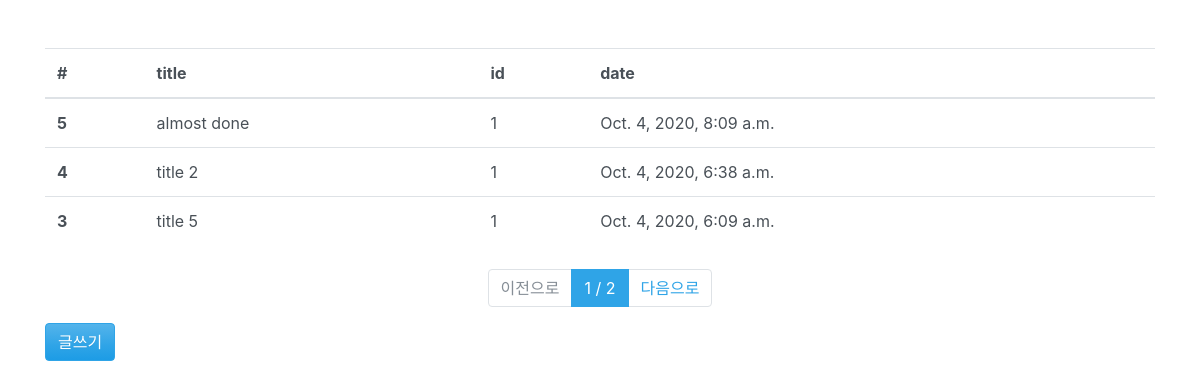
Before: /board/list/ with the older database file.
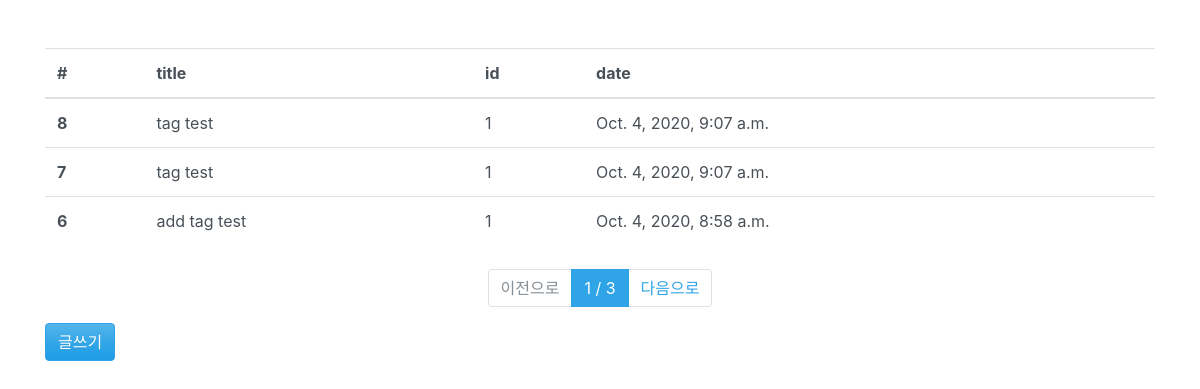
After: the same page with the newer database file.
### board/models.py (models this page shows, shortened)
class Board(models.Model):
    title = models.CharField(max_length=128, verbose_name='제목')
    contents = models.TextField(verbose_name='내용')
    writer  = models.ForeignKey('user.User', on_delete=models.CASCADE, verbose_name='작성자')
    registared_dttm = models.DateTimeField(auto_now_add=True, verbose_name='등록시간')
    tags = models.ManyToManyField("tag.Tag", verbose_name='태그')
    objects = models.Manager()
    class Meta:
        db_table = 'community_board'
        verbose_name = '게시글'
        verbose_name_plural = '게시글'

### user/models.py (models this page shows)
class User(models.Model):
    username = models.CharField(max_length=64, verbose_name='사용자명')
    useremail = models.EmailField(max_length=128, verbose_name='이메일', default='test@gmail.com')
    password = models.CharField(max_length=64, verbose_name='비밀번호')
    registared_dttm = models.DateTimeField(auto_now_add=True, verbose_name='등록시간')
    objects = models.Manager()
    def __str__(self):
        return self.username
    class Meta:
        db_table = 'community_user'
        verbose_name = '게시판 사용자'
        verbose_name_plural = '게시판 사용자'

### board/views.py (the view)
# urls.py: path('list/', views.board_list),
def board_list(request):
    all_boards = Board.objects.all().order_by('-id') # id 역순으로 정렬, 시간역순, 최신글이 최상단
    page = int(request.GET.get('p', 1))
    paginator = Paginator(all_boards, 3) # 1page당 게시글 갯수
    boards = paginator.get_page(page)
    return render(request, 'board_list.html', {'boards':boards})

### board/templates/board_list.html
{% extends "base.html" %}
{% block contents %}
<div class="row mt-5">
    <div class="col-12">
        <table class="table">
            <thead>
                <tr>
                    <th>#</th>
                    <th>title</th>
                    <th>id</th>
                    <th>date</th>
                </tr>
            </thead>
            <tbody>
                {% for board in boards %}
                <tr onclick="location.href='/board/detail/{{ board.id }}/'">
                    <th>{{ board.id }}</th>
                    <td>{{ board.title  }}</td>
                    <td>{{ board.writer }}</td>
                    <td>{{ board.registared_dttm }}</td>
                </tr>
                {% endfor %}
            </tbody>
        </table>
    </div>
</div>
<div class="row mt-2">
    <div class="col-12">
        <nav>
            <ul class="pagination justify-content-center">
                {% if boards.has_previous %}
                <li class="page-item">
                    <a class="page-link" href="?p={{ boards.previous_page_number }}">이전으로</a>
                </li>
                {% else %}
                <li class="page-item disabled">
                    <a class="page-link">이전으로</a>
                </li>
                {% endif %}
                <li class="page-item active">
                    <a class="page-link" href="#">{{ boards.number }} / {{ boards.paginator.num_pages }}</a>
                </li>
                {% if boards.has_next %}
                <li class="page-item">
                    <a class="page-link" href="?p={{ boards.next_page_number }}">다음으로</a>
                </li>
                {% else %}
                <li class="page-item disabled">
                    <a class="page-link">다음으로</a>
                </li>
                {% endif %}
            </ul>
        </nav>
    </div>
</div>
<div class="row">
    <div class="col-12">
        <button class="btn btn-primary" onclick="location.href='/board/write'">글쓰기</button>
    </div>
</div>
{% endblock %}

Changed rows visible on the page:
no longer on this page (row unchanged): Board: id "5", title "almost done", writer "1", registared_dttm "Oct. 4, 2020, 8:09 a.m."
no longer on this page (row unchanged): Board: id "4", title "title 2", writer "1", registared_dttm "Oct. 4, 2020, 6:38 a.m."
no longer on this page (row unchanged): Board: id "3", title "title 5", writer "1", registared_dttm "Oct. 4, 2020, 6:09 a.m."
added Board: id "8", title "tag test", writer "1", registared_dttm "Oct. 4, 2020, 9:07 a.m."
added Board: id "7", title "tag test", writer "1", registared_dttm "Oct. 4, 2020, 9:07 a.m."
added Board: id "6", title "add tag test", writer "1", registared_dttm "Oct. 4, 2020, 8:58 a.m."
Other visible differences:
{{ boards.paginator.num_pages }}: "2" → "3"
